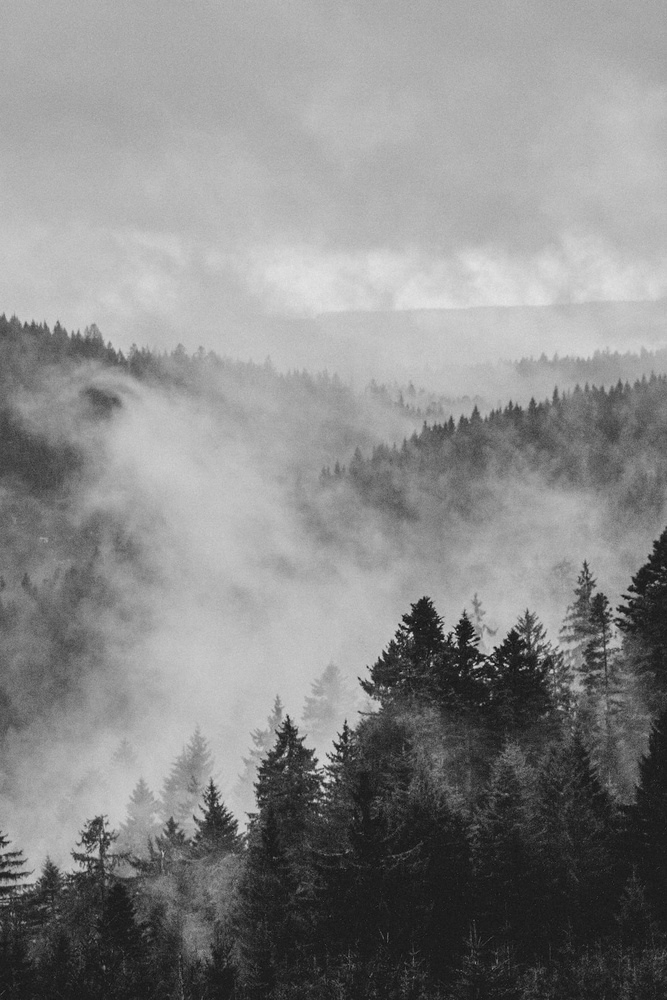
#> input picture k.jpg, 667 x 1000 px, shrunk from 1000 x 1500 before the run
$ python main.py
#> lines starting #> are read from the running program, lines starting #| are printed output that depends on the picture
#> in main, Alinan_Gorsel is the input picture: shape (1000, 667, 3); min 11, max 231, mean 136.4
import numpy as np
import cv2 as cv

# Görsel Renklerinin Ters Çevirildiği Bölüm

def Gorsel_Cevirme(Gorsel):
    yukseklik = Gorsel.shape[0]
#> yukseklik = 1000
    genislik = Gorsel.shape[1]
#> genislik = 667
    katmanlar = Gorsel.shape[2]
#> katmanlar = 3

    Boyut = (yukseklik, genislik, katmanlar)
#> Boyut = (1000, 667, 3)
    Yeni_Gorsel = np.zeros(Boyut, np.uint8)

    for x in range(0, yukseklik):
        for y in range(0, genislik):
            for z in range(0, katmanlar):
                Yeni_Gorsel[x, y, z] = 255 - Gorsel[x,y,z]
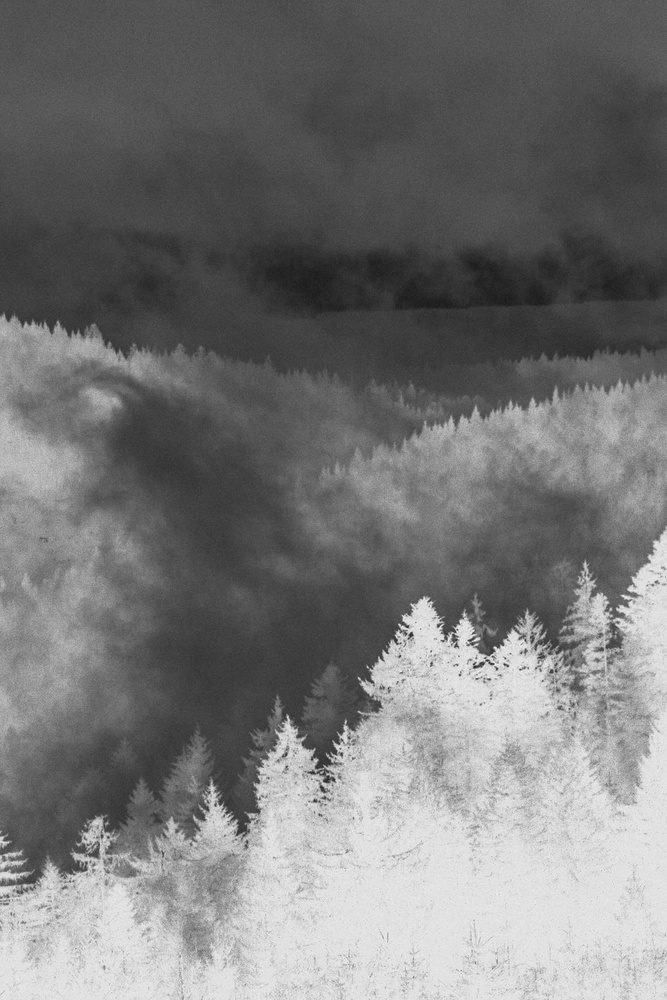
#> Yeni_Gorsel: shape (1000, 667, 3); min 24, max 244, mean 118.6
    return Yeni_Gorsel


# Görselin Alınıp Okunduğu ve Tersinin Kayıt Edildiği Bölüm
# Okunma Yapılması İçin Görsel MUTLAKA proje dizininde olmalı!!!!!

def main():
    Alinan_Gorsel = cv.imread("k.jpg")

    Cevrilmis_Gorsel = Gorsel_Cevirme(Alinan_Gorsel)

    cv.imwrite("k_ters.jpg", Cevrilmis_Gorsel)

#> (the run stopped early here; a loop or call above may not have finished)
